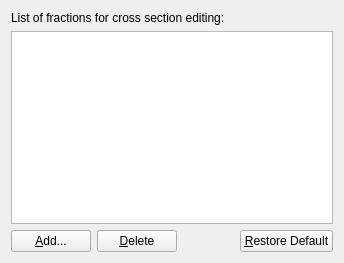
<?xml version="1.0" encoding="UTF-8"?>
<ui version="4.0">
 <class>PreferencePageRiverSurvey</class>
 <widget class="QWidget" name="PreferencePageRiverSurvey">
  <property name="geometry">
   <rect>
    <x>0</x>
    <y>0</y>
    <width>344</width>
    <height>263</height>
   </rect>
  </property>
  <property name="windowTitle">
   <string>Form</string>
  </property>
  <layout class="QVBoxLayout" name="verticalLayout">
   <item>
    <widget class="QLabel" name="listLabel">
     <property name="text">
      <string>List of fractions for cross section editing:</string>
     </property>
    </widget>
   </item>
   <item>
    <widget class="QListWidget" name="listWidget">
     <property name="editTriggers">
      <set>QAbstractItemView::NoEditTriggers</set>
     </property>
     <property name="selectionBehavior">
      <enum>QAbstractItemView::SelectRows</enum>
     </property>
    </widget>
   </item>
   <item>
    <layout class="QHBoxLayout" name="horizontalLayout">
     <item>
      <widget class="QPushButton" name="addButton">
       <property name="text">
        <string>&amp;Add...</string>
       </property>
      </widget>
     </item>
     <item>
      <widget class="QPushButton" name="deleteButton">
       <property name="text">
        <string>&amp;Delete</string>
       </property>
      </widget>
     </item>
     <item>
      <spacer name="horizontalSpacer">
       <property name="orientation">
        <enum>Qt::Horizontal</enum>
       </property>
       <property name="sizeHint" stdset="0">
        <size>
         <width>40</width>
         <height>20</height>
        </size>
       </property>
      </spacer>
     </item>
     <item>
      <widget class="QPushButton" name="defaultButton">
       <property name="text">
        <string>&amp;Restore Default</string>
       </property>
      </widget>
     </item>
    </layout>
   </item>
  </layout>
 </widget>
 <resources/>
 <connections/>
</ui>
